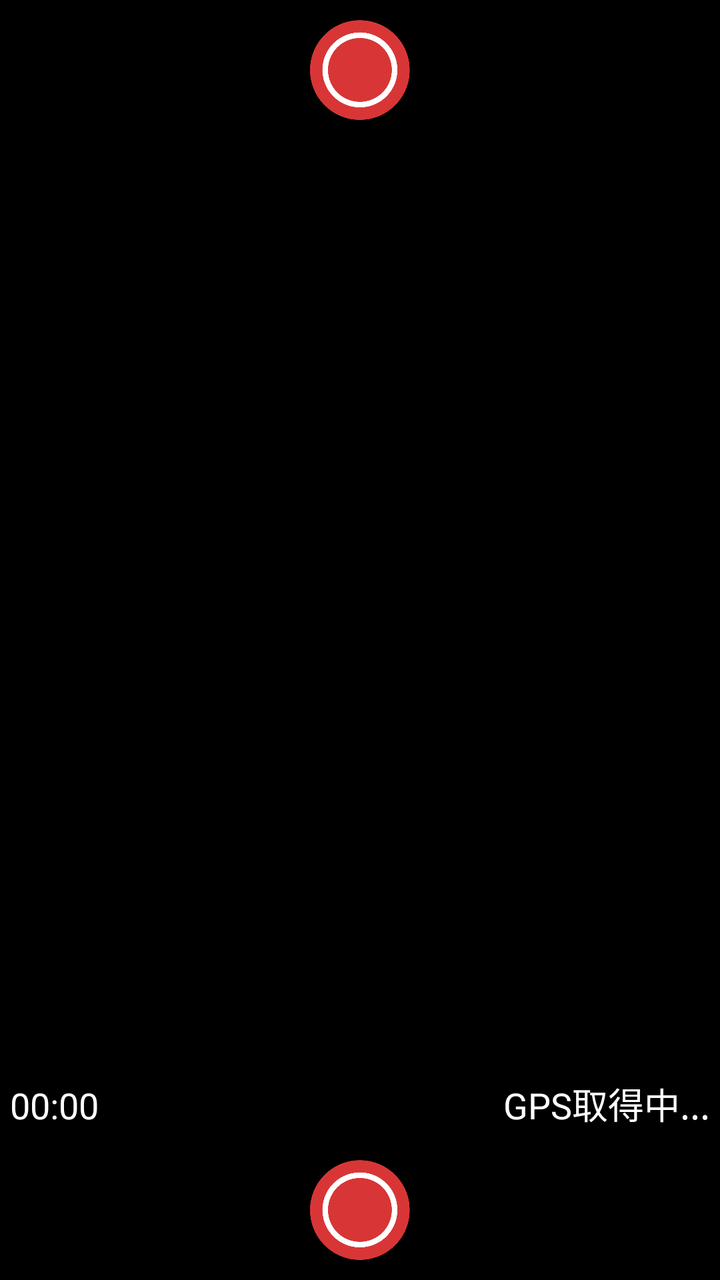
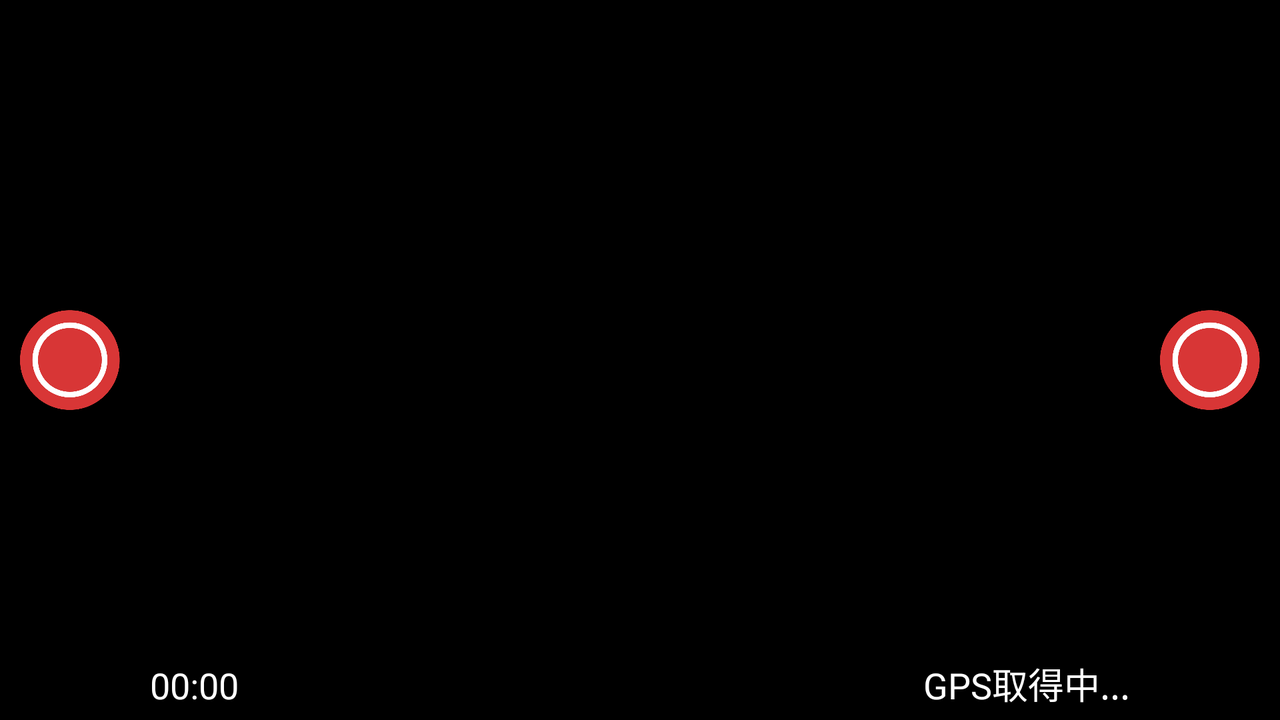

The same Android screen from two of the app's own layout files: first res/layout/ as a phone draws it, then the repository's variant for another configuration, drawn on a device whose configuration selects that folder. Both files follow.
<!-- AndroidManifest.xml: application theme Theme.YouCheeze -->
<!-- res/layout/activity_gps_video.xml -->
<?xml version="1.0" encoding="utf-8"?>
<TableLayout xmlns:android="http://schemas.android.com/apk/res/android"
    xmlns:app="http://schemas.android.com/apk/res-auto"
    xmlns:tools="http://schemas.android.com/tools"
    android:layout_width="match_parent"
    android:layout_height="match_parent"
    android:stretchColumns="0,2"
    android:background="#000000"
    tools:context=".GpsVideoActivity">

    <TableRow
        android:layout_width="match_parent"
        android:layout_height="match_parent">

        <ImageButton
            android:id="@+id/uptakebtn"
            android:layout_width="50dp"
            android:layout_height="50dp"
            android:layout_margin="10dp"
            android:layout_column="1"
            android:src="@drawable/rec_start"
            android:background="@android:color/transparent"
            android:scaleType="centerInside"
            android:visibility="visible"
            android:contentDescription="" />

    </TableRow>

    <TableRow
        android:layout_width="match_parent"
        android:layout_height="match_parent"
        android:layout_weight="1">

        <FrameLayout
            android:layout_width="match_parent"
            android:layout_height="match_parent"
            android:layout_span="3">

            <FrameLayout
                android:id="@+id/cameraViewContainer"
                android:layout_width="match_parent"
                android:layout_height="match_parent" />

            <TableLayout
                android:layout_width="match_parent"
                android:layout_height="match_parent"
                android:stretchColumns="1">

                <TableRow
                    android:layout_margin="5dp"
                    android:layout_weight="1">

                </TableRow>

                <TableRow
                    android:layout_width="match_parent"
                    android:layout_height="wrap_content"
                    android:layout_margin="5dp">

                    <TextView
                        android:id="@+id/MovieTime"
                        android:layout_width="match_parent"
                        android:layout_height="wrap_content"
                        android:layout_column="0"
                        android:layout_gravity="bottom"
                        android:textColor="@color/white"
                        android:text="00:00"
                        android:textSize="18sp" />

                    <TextView
                        android:id="@+id/locationText"
                        android:layout_width="match_parent"
                        android:layout_height="wrap_content"
                        android:layout_column="1"
                        android:layout_gravity="bottom"
                        android:textColor="@color/white"
                        android:gravity="end"
                        android:layout_marginRight="10dp"
                        android:text="GPS取得中..."
                        android:textSize="18sp" />

                </TableRow>

            </TableLayout>

        </FrameLayout>

    </TableRow>

    <TableRow
        android:layout_width="match_parent"
        android:layout_height="match_parent">

        <FrameLayout
            android:layout_width="match_parent"
            android:layout_height="match_parent"
            android:layout_span="3">

            <ImageButton
                android:id="@+id/downtakebtn"
                android:layout_width="50dp"
                android:layout_height="50dp"
                android:layout_gravity="center"
                android:layout_margin="10dp"
                android:src="@drawable/rec_start"
                android:background="@android:color/transparent"
                android:scaleType="centerInside"
                android:visibility="visible"
                android:contentDescription="" />

            <TextView
                android:id="@+id/downprocmsg"
                android:layout_width="wrap_content"
                android:layout_height="wrap_content"
                android:layout_gravity="bottom"
                android:layout_marginLeft="5dp"
                android:textColor="@color/white"
                android:textSize="10sp" />
        </FrameLayout>

    </TableRow>

</TableLayout>
<!-- resources referenced by this layout -->
<resources>
  <color name="white">#FFFFFFFF</color>
  <!-- drawable rec_start: png bitmap (drawable, 16148 bytes) -->
  <style name="Theme.YouCheeze" parent="Theme.MaterialComponents.DayNight.NoActionBar">
          
          <item name="colorPrimary">@color/cardview_shadow_end_color</item>
          <item name="colorPrimaryVariant">@color/teal_700</item>
          <item name="colorOnPrimary">@color/black</item>
          
          <item name="colorSecondary">@color/purple_500</item>
          <item name="colorSecondaryVariant">@color/purple_700</item>
          <item name="colorOnSecondary">@color/white</item>
          
          <item name="android:statusBarColor" tools:targetApi="l">?attr/colorPrimaryVariant</item>
          
      </style>
  <color name="teal_700">#FF018786</color>
  <color name="black">#FF000000</color>
  <color name="purple_500">#A9A9A9</color>
  <color name="purple_700">#FF3700B3</color>
</resources>
<!-- res/layout-land/activity_gps_video.xml (the repository's variant of the layout above) -->
<!-- drawn on the phone turned sideways -->
<TableLayout xmlns:android="http://schemas.android.com/apk/res/android"
    xmlns:app="http://schemas.android.com/apk/res-auto"
    xmlns:tools="http://schemas.android.com/tools"
    android:layout_width="match_parent"
    android:layout_height="match_parent"
    android:stretchColumns="2"
    android:background="#000000"
    tools:context=".GpsVideoActivity">

    <TableRow
        android:layout_width="match_parent"
        android:layout_height="match_parent"
        android:layout_weight="1" >

        <FrameLayout
            android:layout_width="match_parent"
            android:layout_height="match_parent">

            <ImageButton
                android:id="@+id/uptakebtn"
                android:layout_width="50dp"
                android:layout_height="50dp"
                android:layout_margin="10dp"
                android:layout_gravity="center_vertical"
                android:visibility="visible"
                android:src="@drawable/rec_start"
                android:background="@android:color/transparent"
                android:scaleType="centerInside"
                android:contentDescription="" />

            <TextView
                android:id="@+id/upprocmsg"
                android:layout_width="match_parent"
                android:layout_height="wrap_content"
                android:layout_gravity="center"
                android:layout_marginTop="50dp"
                android:textAlignment="center"
                android:textColor="@color/white"
                android:textSize="10sp" />
        </FrameLayout>

        <TableLayout
            android:layout_width="match_parent"
            android:layout_height="match_parent"
            android:layout_span="2"
            android:stretchColumns="1">

            <TableRow
                android:layout_width="match_parent"
                android:layout_height="match_parent"
                android:layout_weight="1">

                <FrameLayout
                    android:layout_width="match_parent"
                    android:layout_height="match_parent"
                    android:layout_span="3">

                    <FrameLayout
                        android:id="@+id/cameraViewContainer"
                        android:layout_width="match_parent"
                        android:layout_height="match_parent" />

                    <TableLayout
                        android:layout_width="match_parent"
                        android:layout_height="match_parent"
                        android:stretchColumns="1">

                        <TableRow
                            android:layout_width="match_parent"
                            android:layout_height="match_parent"
                            android:layout_weight="1"
                            android:layout_margin="5dp">

                        </TableRow>

                        <TableRow
                            android:layout_width="match_parent"
                            android:layout_height="match_parent"
                            android:layout_margin="5dp">

                            <TextView
                                android:id="@+id/MovieTime"
                                android:layout_width="match_parent"
                                android:layout_height="wrap_content"
                                android:layout_gravity="bottom"
                                android:text="00:00"
                                android:textColor="@color/white"
                                android:textSize="18sp" />

                            <TextView
                                android:id="@+id/locationText"
                                android:layout_width="match_parent"
                                android:layout_height="wrap_content"
                                android:layout_gravity="bottom"
                                android:textColor="@color/white"
                                android:gravity="end"
                                android:layout_marginRight="10dp"
                                android:text="GPS取得中..."
                                android:textSize="18sp" />

                        </TableRow>

                    </TableLayout>

                </FrameLayout>

            </TableRow>

        </TableLayout>

        <FrameLayout
            android:layout_width="match_parent"
            android:layout_height="match_parent">

            <ImageButton
                android:id="@+id/downtakebtn"
                android:layout_width="50dp"
                android:layout_height="50dp"
                android:layout_margin="10dp"
                android:layout_column="1"
                android:layout_gravity="center_vertical"
                android:src="@drawable/rec_start"
                android:background="@android:color/transparent"
                android:scaleType="centerInside"
                android:visibility="visible"
                android:contentDescription="" />

            <TextView
                android:id="@+id/downprocmsg"
                android:layout_width="match_parent"
                android:layout_height="wrap_content"
                android:layout_gravity="center"
                android:layout_marginTop="50dp"
                android:textAlignment="center"
                android:textColor="@color/white"
                android:textSize="10sp" />
        </FrameLayout>

    </TableRow>

</TableLayout>
